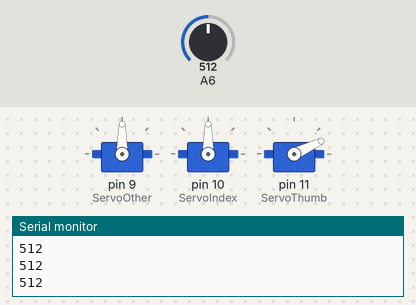
The sketch below on a simulated Arduino Nano, built with avr-gcc and run on an emulated ATmega328P. On the bench: 3 × servo, the last lines printed to the serial monitor. The inputs (shaded band) are chosen by the test bench; at power-on: A6 = 512.

Above: at 1.2 s.
1.3 s: A6 set to 581
2.8 s: A6 set to 613
At 3.3 s:
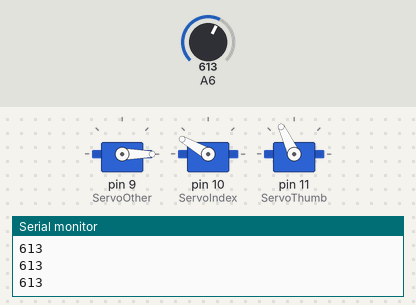
4.3 s: A6 set to 883
5.8 s: A6 set to 907
At 7.0 s:
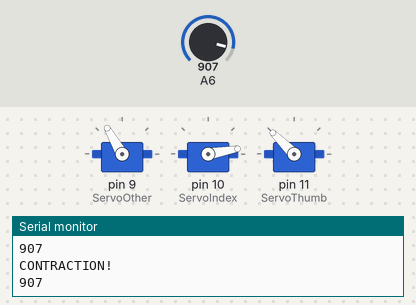
7.3 s: A6 set to 511
At 8.1 s:
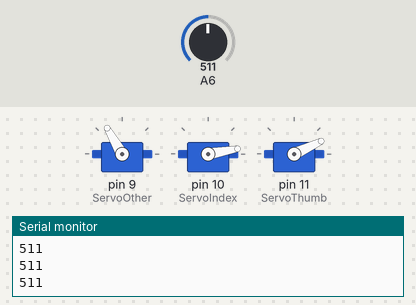
8.8 s: A6 set to 716
At 10.2 s:
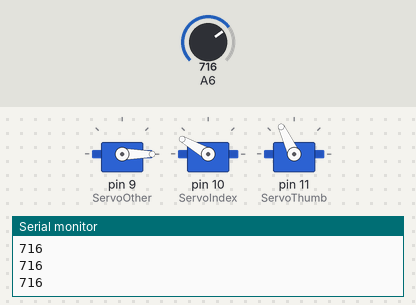
Timing chart, 0 to 11.3 s (numbered marks = the images above; inputs shaded):
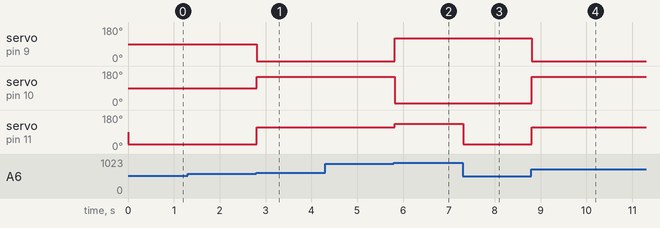

Measured:
- the behaviour switches between 599 and 600 on A6 (found by bisection; images 0 and 1)
- the behaviour switches between 890 and 891 on A6 (found by bisection; images 1 and 2)
- after the input at 2.8 s, servo on pin 9 (ServoOther): 90° → 0° at once; servo on pin 10 (ServoIndex): 90° → 150° at once; servo on pin 11 (ServoThumb): 25° → 115° at once
- after the input at 5.8 s, servo on pin 9 (ServoOther): 0° → 120° at once; servo on pin 10 (ServoIndex): 150° → 10° at once; servo on pin 11 (ServoThumb): 115° → 135° at once
- after the input at 7.3 s, servo on pin 11 (ServoThumb): 135° → 25° at once
- after the input at 8.8 s, servo on pin 9 (ServoOther): 120° → 0° at once; servo on pin 10 (ServoIndex): 10° → 150° at once; servo on pin 11 (ServoThumb): 25° → 115° at once

The sketch:

Servos.ino
```cpp
#include <Servo.h>

int pos = 0;
int val1, val2, val3;
char Posicion[10];
int LED = 13;
int voltageThreshold = 890;

Servo ServoOther,ServoIndex,ServoThumb;

void setup()
{
    Serial.begin(9600);
    ServoOther.attach(9);  //Servo other
    ServoIndex.attach(10); //Servo index
    ServoThumb.attach(11); //Servo thumb

}

void loop()
{


    //ServoOther.write(0);
    //ServoIndex.write(150);
    //ServoThumb.write(135);
   // delay(2000);

   /*
    Serial.println("Dedo Pulgar");
    sweepThumb(ServoThumb);
    Serial.println("Dedo Indice");
    sweepIndex(ServoIndex);
    Serial.println("Dedos restantes");
    sweepOther(ServoOther);

 */


//sprintf(Posicion, "%d:%d:%d", val1, val2, val3);
//Serial.println(Posicion);

//moveThumb();
//moveIndex();
//moveOthers();

//Secuencia();

//Close();

 int currentVoltage = analogRead(A6);
  Serial.println(currentVoltage);
  delay(5);
   if(currentVoltage > voltageThreshold){

     Serial.println("CONTRACTION!");
     digitalWrite(LED, HIGH);
     Close();
  }

  else if(currentVoltage > 80 && currentVoltage < 600){
        ServoThumb.write(25);


  }

  else {
     Serial.println("");
     digitalWrite(LED, LOW);
     Open();
  }

}

void sweepThumb(Servo myServo){
     myServo.write(135); //Inicia abierto

    for(pos = 135; pos >= 25; pos--){
        myServo.write(pos);
        Serial.println(pos);
        delay(10);
    }


     for(pos = 25; pos <= 135; pos++){
        myServo.write(pos);
        Serial.println(pos);
        delay(10);
    }


}

void sweepOther(Servo myServo){
     myServo.write(10); //Inician extendidos
     for(pos = 10; pos <= 120; pos++){
        myServo.write(pos);
        Serial.println(pos);
        delay(10);
    }

    for(pos = 120; pos >= 10; pos--){
        myServo.write(pos);
        Serial.println(pos);
        delay(10);
    }


}


void sweepIndex(Servo myServo){
     myServo.write(150); //Inicia extendido

    for(pos = 150; pos >= 10; pos--){
        myServo.write(pos);
        Serial.println(pos);
        delay(10);
    }

     for(pos = 10; pos <= 150; pos++){
        myServo.write(pos);
        Serial.println(pos);
        delay(10);
    }


}


void moveIndex(){
    val1 = analogRead(A2);
    val1 = map(val1, 0, 1023, 12, 150);
    ServoIndex.write(val1);
}

void moveThumb(){
    val2 = analogRead(A1);
    val2 = map(val2, 0, 1023, 25, 135);
    ServoThumb.write(val2);
}

void moveOthers(){
    val3 = analogRead(A3);
    val3 = map(val3, 0, 1023, 10, 120);
    ServoOther.write(val3);
}

void Secuencia(){
    ServoThumb.write(135); //Inicia abierto
    ServoIndex.write(150);
    ServoOther.write(10);

    for(pos = 10; pos <= 80; pos++){
        ServoOther.write(pos);
        delay(20);
    }


    for(pos = 135; pos >= 25; pos--){
        ServoThumb.write(pos);

        delay(10);
    }
    delay(500);

    for(pos = 150; pos >= 62; pos--){
        ServoIndex.write(pos);
        delay(10);
    }

    delay(3000);

    for(pos = 62; pos <= 150; pos++){
        ServoIndex.write(pos);
        delay(5);
    }

    for(pos = 25; pos <= 130; pos++){
        ServoThumb.write(pos);

        delay(5);
    }


}

void Close(){
  ServoOther.write(120);
  ServoIndex.write(10);
  ServoThumb.write(135);


}

void Open(){

    ServoOther.write(0);
    ServoIndex.write(150);
    ServoThumb.write(115);
}
```
